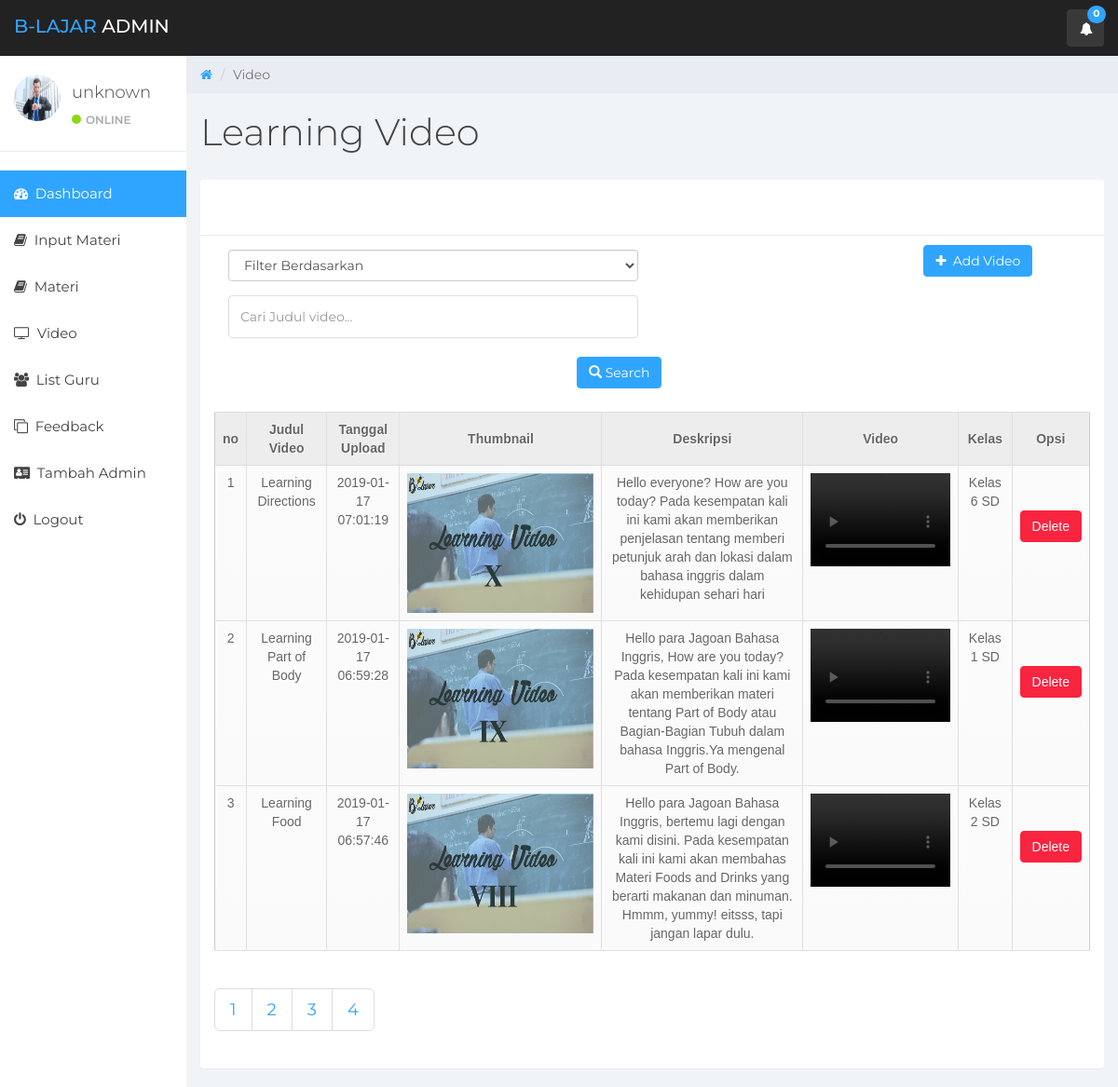
Page /login/admin/tampilan_video.php on the committed database.
### tables this page shows
CREATE TABLE `user_admin` (
  `id_admin` int(3) NOT NULL,
  `nama` varchar(20) NOT NULL,
  `username` varchar(10) NOT NULL,
  `password` varchar(10) NOT NULL,
  `retype_password` varchar(10) NOT NULL,
  `status` varchar(100) NOT NULL
);

CREATE TABLE `video` (
  `id_video` int(11) NOT NULL,
  `judul_video` varchar(100) NOT NULL,
  `tanggal_upload` datetime NOT NULL,
  `gambar` varchar(100) NOT NULL,
  `deskripsi` varchar(255) NOT NULL,
  `src` varchar(255) NOT NULL,
  `id_kelas` int(11) NOT NULL,
  `id_guru` int(10) NOT NULL
);

CREATE TABLE `kelas` (
  `id_kelas` int(11) NOT NULL,
  `nama_kelas` varchar(50) NOT NULL
);

### login/admin/tampilan_video.php (the view, shortened to what this page needs)
<?php
	include'sidebar.php';
?>
<link rel="stylesheet" type="text/css" href="assets/css/feedback.css">
<div class="col-sm-9 col-sm-offset-3 col-lg-10 col-lg-offset-2 main">
		<div class="row">
			<ol class="breadcrumb">
				<li><a href="#">
					<em class="fa fa-home"></em>
				</a></li>
				<li class="active">Video</li>
			</ol>
		</div>
		<div class="row">
			<div class="col-lg-12">
				<h1 class="page-header">Learning Video</h1>
			</div>
		</div>
				<div class="panel panel-default">
                    <div class="panel-heading">
                        <a href="input_video.php"><button type="button" class="btn btn-md btn-primary" style="margin-left: 81%; margin-top: 60px"><em class="fa fa-plus"></em>&nbsp; Add Video</button>
                        </a>
                    </div>
                    <div class="panel-body">
                        <div class="col-md-6">
                            <div class="form-group">
                                <form method="post" id="report_filter" action="<?= $_SERVER['PHP_SELF'];?>" >
                                <select name="name" class="form-control" onchange="document.getElementById('report_filter').submit(); " >
                                    <option value="--">Filter Berdasarkan</option>
                                </select>
                            </form>
                            </div>
                        <form action="" method="POST">
                                <div class="form-group">
                                    <input class="form-control" name="cari" placeholder="Cari Judul video...">
                                    <br>
                                   <button type="submit" name="submit" class="btn btn-md btn-primary" style="margin-left:85%;margin-bottom: 10px;"><span class="glyphicon glyphicon-search"></span> Search</button>
                                </div>
                        </form>
                        </div>
<?php
include_once("../../config/koneksi.php");
$halaman = 3;
$page = isset($_GET["halaman"]) ? (int)$_GET["halaman"] : 1;
$mulai = ($page>1) ? ($page * $halaman) - $halaman : 0;
$result = mysqli_query($con, "SELECT * FROM kelas INNER JOIN video ON kelas.id_kelas = video.id_kelas ORDER BY id_video DESC");
$total = mysqli_num_rows($result);
$pages = ceil($total/$halaman);
if(isset($_POST['name'])){
    $filter = "where video.id_kelas = '$_POST[name]' ";
}
else{
    $filter = "";
}
$query = mysqli_query($con,"SELECT * FROM kelas INNER JOIN video ON kelas.id_kelas = video.id_kelas $filter ORDER BY id_video DESC LIMIT $mulai, $halaman");
$no =$mulai+1;
?>
    <table class="table table-hover" >
    <tr>
        <thead>
        <th>no</th>
        <th>Judul Video</th>
        <th>Tanggal Upload</th>
        <th>Thumbnail</th>
        <th>Deskripsi</th>
        <th>Video</th>
        <th>Kelas</th>
        <th>Opsi</th>
        </thead>
    </tr>
    <?php
        while($user_data = mysqli_fetch_array($query)) {
        echo "<tr>";
        echo "<td>".$no++;"<td>";
        echo "<td>".$user_data['judul_video']."</td>";
        echo "<td>".$user_data['tanggal_upload']."</td>";
        echo "<td><img src='../guru/images/$user_data[gambar]' height='150px' width='200px'></td>";
        echo "<td>".$user_data['deskripsi']."</td>";
        echo "<td><video width='150'  height='100' controls>
                <source src='../guru/videos/" . $user_data["src"] . "' type='video/mp4'>
              </video></td>";
        echo "<td>".$user_data['nama_kelas']."</td>";
    ?>
        <td>
                            <br><br>
                    <button onclick="deleteme(<?php echo $user_data['id_video']; ?>)" name="Delete" value="Delete" class='btn btn-md btn-danger'>Delete</td></tr>
    <?php
    }
    ?>
</table>
    <ul class="pagination pagination-lg">
        <?php for ($i=1; $i<=$pages ; $i++){ ?>
            <li class="page-item"><a class="page-link" href="?halaman=<?php echo $i; ?>"><?php echo $i; ?></a></li>
        <?php } ?>
    </ul>
</div>
                </div>
</div>

### login/admin/sidebar.php (shortened to what this page needs)
<!DOCTYPE html>
<html>
<head>
	<link href="assets/css/bootstrap.min.css" rel="stylesheet">
	<link href="assets/css/font-awesome.min.css" rel="stylesheet">
	<link href="assets/css/styles.css" rel="stylesheet">
</head>
<?php
			include'../../config/koneksi.php';
			$sqlCount = mysqli_query($con, "select count(id) ttl from feedback where is_read = 0");
    		$count = mysqli_fetch_assoc($sqlCount);
    		$sqlCount = mysqli_query($con, "select count(id_guru) ttl from user_guru where is_read = 0");
    		$count2 = mysqli_fetch_assoc($sqlCount);
    		?>
<body>
	<nav class="navbar navbar-custom navbar-fixed-top" role="navigation">
		<div class="container-fluid">
			<div class="navbar-header">
				<a class="navbar-brand" href="#"><span>B-lajar</span> Admin</a>
				<ul class="nav navbar-top-links navbar-right" id="open1">
					<li class="dropdown" id="open2"><a class="dropdown-toggle count-info" id="open3" data-toggle="dropdown" href="#">
						<em class="fa fa-bell"></em><span class="label label-info notif-total"><?php echo $count['ttl'] + $count2['ttl'] ?></span>
					</a>
					</li>
				</ul>
			</div>
		</div>
	</nav>
	<div id="sidebar-collapse" class="col-sm-3 col-lg-2 sidebar">
		<div class="profile-sidebar">
			<div class="profile-userpic">
				<img src="assets/images/man.jpg" class="img-responsive" alt="">
			</div>
			<div class="profile-usertitle">
				<?php
				include_once("../../config/koneksi.php");
 				$result = mysqli_query($con, "SELECT nama FROM user_admin");
				?>
			<?php
    		while($user_data = mysqli_fetch_array($result)) {
				echo "<h4>".$user_data['nama']. "</h4>";
				}
    		?>
				<div class="profile-usertitle-status"><span class="indicator label-success"></span>Online</div>
			</div>
		</div>
		<ul class="nav menu">
			<li class="active"><a href="halaman_admin.php"><em class="fa fa-dashboard">&nbsp;</em> Dashboard</a></li>
			<li><a href="input_materi.php"><em class="fa fa-book">&nbsp;</em> Input Materi</a></li>
			<li><a href="tampilan_materi.php"><em class="fa fa-book">&nbsp;</em> Materi</a></li>
			<li><a href="tampilan_video.php"><em class="fa fa-tv">&nbsp;</em> Video</a></li>
			<li><a href="list_guru.php"><em class="fa fa-users">&nbsp;</em> List Guru</a></li>
			<li><a href="feedbackin.php"><em class="fa fa-clone">&nbsp;</em> Feedback</a></li>
			<li><a href="register_admin.php"><em class="fa fa-address-card">&nbsp;</em> Tambah  Admin</a></li>
			<li><a href="login/logout.php"><em class="fa fa-power-off">&nbsp;</em> Logout</a></li>
		</ul>
	</div>
</body>
</html>

### login/admin/assets/css/styles.css (style rules this page uses)
body { background: #f1f4f7; padding-top: 60px; font-size: 14px; color: #444444; font-family: "Montserrat", "Helvetica Neue", Helvetica, Arial, sans-serif; }
a, a:hover, a:focus { color: #30a5ff; }
h1, h2, h3, h4, h5, h6 { color: #444444; }
h1 { font-weight: 300; font-size: 40px; }
h3, h4 { font-weight: 300; }
input.form-control { border: 1px solid #ddd; box-shadow: none; height: 46px; }
.navbar-custom { background: #222; height: 60px; }
.navbar-header .navbar-brand { color: #fff; font-size: 20px; text-transform: uppercase; font-weight: 500; height: 60px; padding-top: 18px; }
.navbar-header .navbar-brand span { color: #30a5ff; }
.dropdown { background: rgba(255, 255, 255, 0.1); float: left; margin: 10px 8px; padding: 0px; border-radius: 4px; }
.dropdown a.dropdown-toggle { color: #fff; height: 40px; width: 40px; padding-top: 11px; padding-left: 9px; }
.dropdown .label { top: -4px; left: 22px; padding-top: 4px; padding-bottom: 4px; position: absolute; border-radius: 9999px; }
.navbar-top-links li:last-child { margin-right: 15px; }
.dropdown em { margin: 0 5px; }
.btn-primary, .btn-primary:hover, .btn-primary:focus, .btn-primary:active, .btn-primary.active, .open > .dropdown-toggle.btn-primary, .btn-primary.disabled, .btn-primary[disabled], fieldset[disabled] .btn-primary, .btn-primary.disabled:hover, .btn-primary[disabled]:hover, fieldset[disabled] .btn-primary:hover, .btn-primary.disabled:focus, .btn-primary[disabled]:focus, fieldset[disabled] .btn-primary:focus, .btn-primary.disabled:active, .btn-primary[disabled]:active, fieldset[disabled] .btn-primary:active, .btn-primary.disabled.active, .btn-primary[disabled].active, fieldset[disabled] .btn-primary.active { background-color: #30a5ff; border-color: #30a5ff; }
.btn-danger, .btn-danger:hover, .btn-danger:focus, .btn-danger:active, .btn-danger.active, .open > .dropdown-toggle.btn-danger, .btn-danger.disabled, .btn-danger[disabled], fieldset[disabled] .btn-danger, .btn-danger.disabled:hover, .btn-danger[disabled]:hover, fieldset[disabled] .btn-danger:hover, .btn-danger.disabled:focus, .btn-danger[disabled]:focus, fieldset[disabled] .btn-danger:focus, .btn-danger.disabled:active, .btn-danger[disabled]:active, fieldset[disabled] .btn-danger:active, .btn-danger.disabled.active, .btn-danger[disabled].active, fieldset[disabled] .btn-danger.active { background-color: #f9243f; border-color: #f9243f; }
.btn-link, .page-link, .text-primary { color: #30a5ff !important; }
.label-success { background-color: #8ad919; }
.label-info { background-color: #30a5ff; }
.panel { border: 0; }
.panel-heading { font-size: 20px; font-weight: 300; letter-spacing: 0.025em; height: 60px; line-height: 38px; }
.panel-default .panel-heading { background: #fff; border-bottom: 1px solid #e9ecf2; color: #444444; }
.navbar { border: 0; }
.sidebar { display: block; padding: 0; display: none; box-shadow: none; background: #fff; }
.sidebar ul { margin: 20px 0px; }
@media (min-width: 768px) { .sidebar { display: block; position: fixed; top: 60px; bottom: 0; left: 0; z-index: 1000; display: block; margin: 0; padding: 0; overflow-x: hidden; overflow-y: auto; } }
@media (min-width: 768px) { .navbar-header { width: 100%; } }
.sidebar ul.nav .active a, .sidebar ul.nav li.parent a.active, .sidebar ul.nav .active > a:hover, .sidebar ul.nav li.parent a.active:hover, .sidebar ul.nav .active > a:focus, .sidebar ul.nav li.parent a.active:focus { color: #fff; background-color: #30a5ff; }
.sidebar ul.nav li a { height: 50px; font-size: 15px; line-height: 2em; color: #444444; }
.profile-sidebar { padding: 10px 0; border-bottom: 1px solid #e9ecf2; }
.indicator { width: 10px; height: 10px; display: inline-block; border-radius: 9999px; margin-right: 5px; }
.profile-userpic img { float: left; margin: 10px 0px 0px 15px; width: 50px; height: 50px; border-radius: 9999px !important; }
.profile-usertitle { float: left; text-align: left; margin: 10px 0 0 12px; }
.profile-usertitle-status { text-transform: uppercase; color: #AAA; font-size: 12px; font-weight: 600; margin-bottom: 15px; }
.breadcrumb { border-radius: 0; padding: 10px 15px 10px 15px; background: #e9ecf2; margin: 0; }
h1.page-header { margin-top: 20px; border-bottom: 0; }
.table { background: #fff; }
.table > thead > tr > th { border-bottom: 1px solid #e6e7e8; vertical-align: middle; height: 50px; }

### rows in the picture
user_admin: nama "unknown"
video: judul_video "Learning Directions", tanggal_upload "2019-01-17 07:01:19", gambar (picture), deskripsi "Hello everyone? How are you today? Pada kesempatan kali ini kami akan memberikan penjelasan tentang memberi petunjuk arah dan lokasi dalam bahasa inggris dalam kehidupan sehari hari", id_kelas.nama_kelas "Kelas 6 SD"
video: judul_video "Learning Part of Body", tanggal_upload "2019-01-17 06:59:28", gambar (picture), deskripsi "Hello para Jagoan Bahasa Inggris, How are you today? Pada kesempatan kali ini kami akan memberikan materi tentang Part of Body atau Bagian-Bagian Tubuh dalam bahasa Inggris.Ya mengenal Part of Body.", id_kelas.nama_kelas "Kelas 1 SD"
video: judul_video "Learning Food", tanggal_upload "2019-01-17 06:57:46", gambar (picture), deskripsi "Hello para Jagoan Bahasa Inggris, bertemu lagi dengan kami disini. Pada kesempatan kali ini kami akan membahas Materi Foods and Drinks yang berarti makanan dan minuman. Hmmm, yummy! eitsss, tapi jangan lapar dulu.", id_kelas.nama_kelas "Kelas 2 SD"

### other values in the picture
$count['ttl'] + $count2['ttl'] "0"
